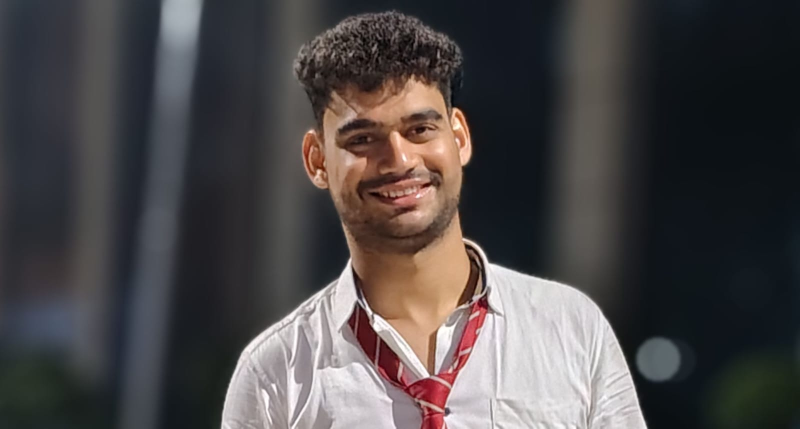
#> input picture backend/dataset/img1.png, 1600 x 857 px (shown at 1/2 size); its folder holds 4 pictures in this run
$ python preprocess.py
#> lines starting #> are read from the running program, lines starting #| are printed output that depends on the picture
import os
from PIL import Image

# Input and output folder paths
input_folder = "backend/dataset"  # Original images folder
output_folder = "backend/processed_dataset"  # Where cleaned images will be saved

# Create output folder if it doesn't exist
os.makedirs(output_folder, exist_ok=True)

# Define target image size
TARGET_SIZE = (160, 160)

def preprocess_images():
    """Scans the dataset folder, cleans, resizes, and saves images."""
    image_files = [f for f in os.listdir(input_folder) if f.endswith(('.png', '.jpg', '.jpeg'))]

    if not image_files:
        print("❌ No images found in dataset folder.")
        return

    print(f"🔍 Found {len(image_files)} images. Processing...")

    for img_name in image_files:
        img_path = os.path.join(input_folder, img_name)
        try:
            # Open image and convert to RGB
            img = Image.open(img_path).convert("RGB")
#> img is the input picture: PIL image 1600x857 RGB; mean R, G, B 75.4, 71.5, 72.2
            # Resize image
            img_resized = img.resize(TARGET_SIZE)
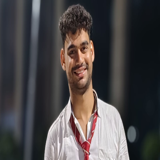
#> img_resized: PIL image 160x160 RGB; mean R, G, B 75.4, 71.5, 72.2
            # Save processed image
            output_path = os.path.join(output_folder, img_name)
            img_resized.save(output_path, format="PNG")

            print(f"✅ Processed: {img_name} -> {output_path}")

        except Exception as e:
            print(f"⚠️ Error processing {img_name}: {e}")
#> pass 2 of the loop in preprocess_images, `for img_name in image_files:`:
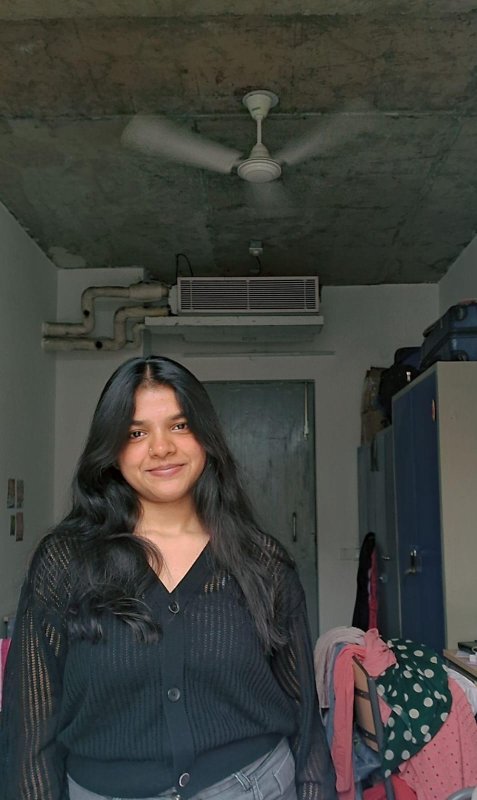
#> input picture backend/dataset/img2.png, 954 x 1600 px (shown at 1/2 size)
#> in preprocess_images, img is the input picture: PIL image 954x1600 RGB; mean R, G, B 63.5, 64.7, 60.4
#> in preprocess_images, `img_resized = img.resize(TARGET_SIZE)`:
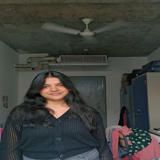
#> img_resized: PIL image 160x160 RGB; mean R, G, B 63.5, 64.7, 60.4
#> pass 3 of the loop in preprocess_images, `for img_name in image_files:`:
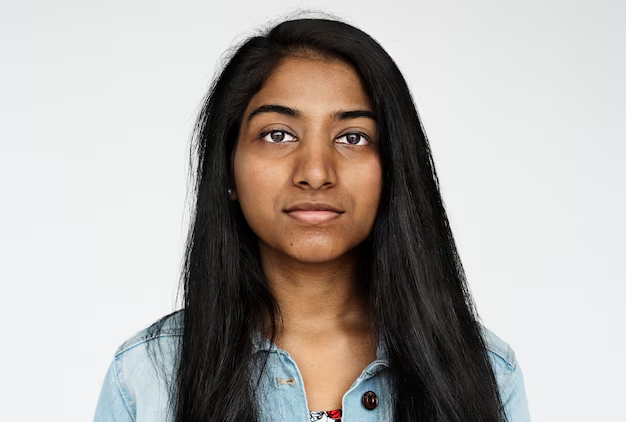
#> input picture backend/dataset/img3.png, 626 x 422 px
#> in preprocess_images, img is the input picture: PIL image 626x422 RGB; mean R, G, B 175.9, 170.7, 166.8
#> in preprocess_images, `img_resized = img.resize(TARGET_SIZE)`:
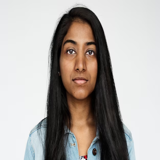
#> img_resized: PIL image 160x160 RGB; mean R, G, B 175.9, 170.7, 166.8
#> the loop made 4 passes; the first 3 are shown

if __name__ == "__main__":
    preprocess_images()
